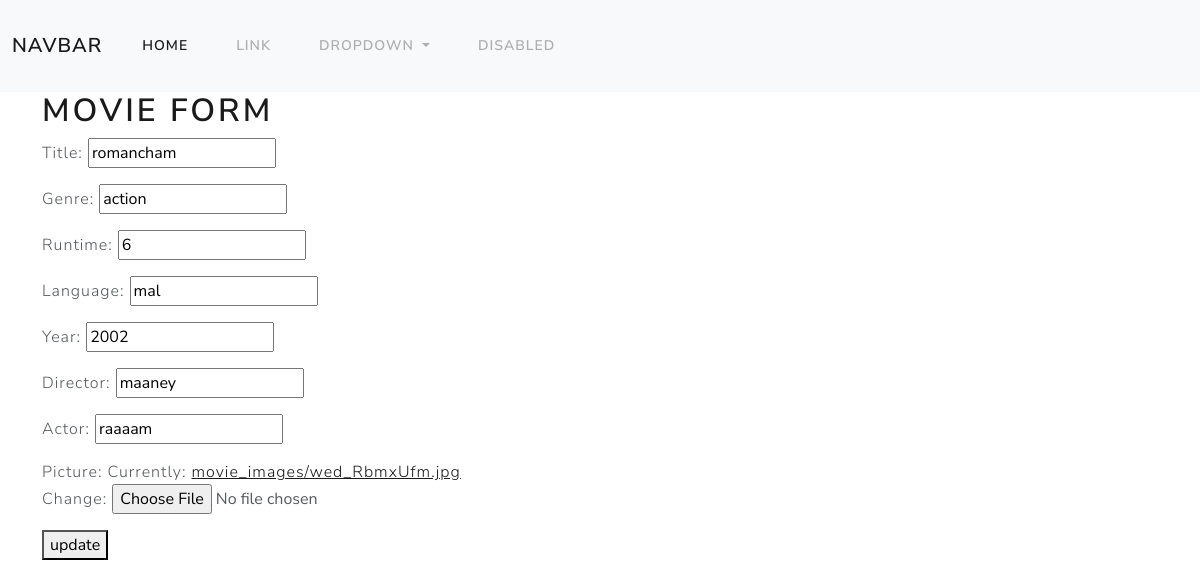
Page /movie/17/update/ (signed in) on the committed database.
### myapp/models.py (models this page shows, shortened)
class Movie(models.Model):
    title=models.CharField(max_length=200)
    genre=models.CharField(max_length=200)
    runtime=models.PositiveIntegerField()
    language=models.CharField(max_length=100)
    year=models.PositiveIntegerField()
    director=models.CharField(max_length=100)
    actor=models.CharField(max_length=100)
    picture=models.ImageField(upload_to="movie_images",null=True)

### myapp/views.py (the view, shortened to what this page needs)
# urls.py: path('movie/<int:pk>/update/',views.MovieUpdateView.as_view(),name="movie-update"),
@method_decorator(signin_required,name="dispatch")
class MovieUpdateView(View):
    template_name="mobie_update.html"
    form_class=MovieForm
    def get(self,request,*args,**kwargs):
        id=kwargs.get("pk")
        Movie_object=Movie.objects.get(id=id)
        form_instance=self.form_class(instance=Movie_object)
        return render(request,self.template_name,{"form":form_instance})

### myapp/forms.py
class MovieForm(forms.ModelForm):
    class Meta:
        model=Movie
        fields="__all__"

### myapp/templates/mobie_update.html (shortened to what this page needs)
{%extends 'base.html'%}
{%load static%}
    {%block main_block%}
    <div class="container">
        <h1>movie Form</h1>
        <form action="" method="post" enctype="multipart/form-data">
            {{form.as_p}}
        <button type="submit">update</button>
        </form>
    </div>
    {%endblock%}

### rows in the picture
Movie: title "romancham", genre "action", runtime "6", language "mal", year "2002", director "maaney", actor "raaaam"
